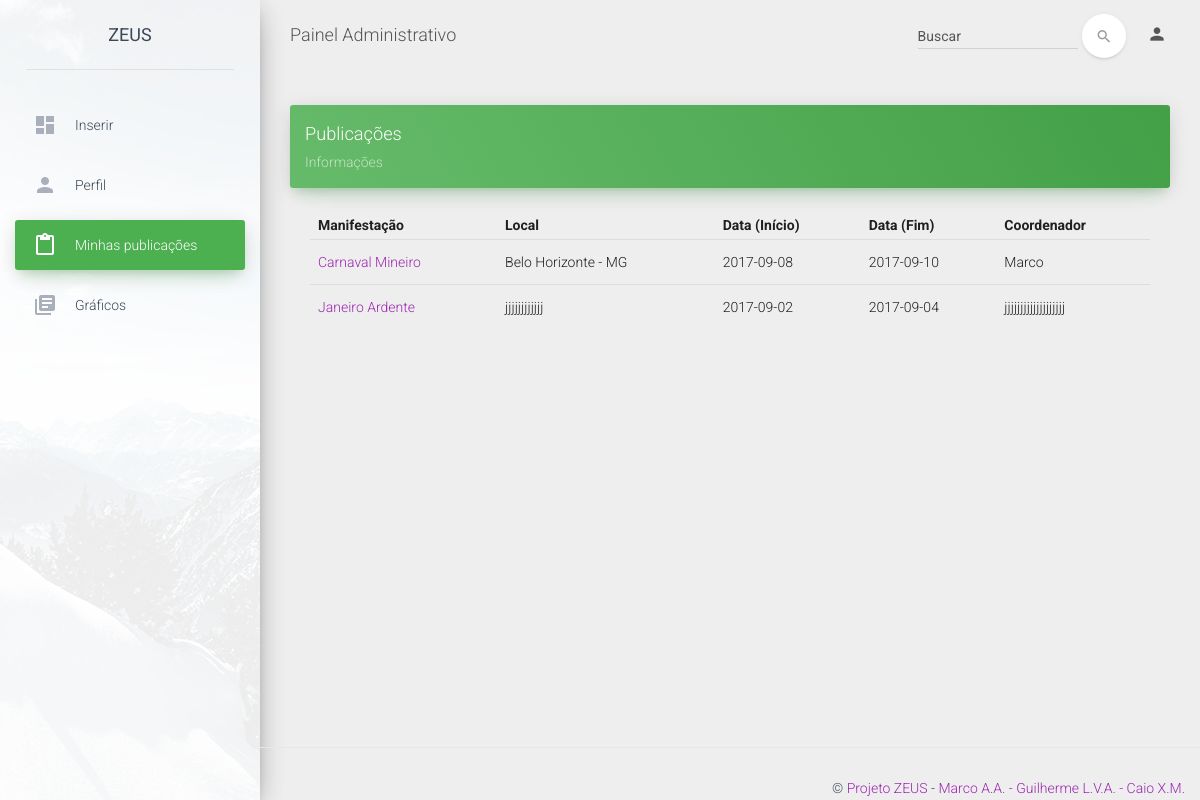
The page /zeta/dashboard/examples/table.php on the database its author committed.
### tables this page shows
CREATE TABLE `eventos` (
  `id` int(11) NOT NULL,
  `titulo` varchar(100) NOT NULL,
  `data_inicio` date DEFAULT NULL,
  `data_fim` date DEFAULT NULL,
  `autores` varchar(100) DEFAULT NULL,
  `localizacao` varchar(100) DEFAULT NULL,
  `resumo` text NOT NULL,
  `caracteristicas` varchar(200) DEFAULT NULL,
  `coordenador` varchar(100) DEFAULT NULL,
  `local_ensaio` varchar(100) DEFAULT NULL,
  `ponto_cultura` varchar(100) DEFAULT NULL,
  `informacoes` varchar(200) DEFAULT NULL,
  `usuario` int(11) DEFAULT NULL,
  `data_pub` date DEFAULT NULL
);

### zeta/dashboard/examples/table.php (the view, shortened to what this page needs)
<?php
	include_once "conexao.php";
	$query = $con->query("SELECT * FROM eventos");
?>
<!doctype html>
<html lang="pt-br">
<head>
    <link href="../assets/css/bootstrap.min.css" rel="stylesheet" />
    <link href="../assets/css/material-dashboard.css" rel="stylesheet"/>
    <link href="../assets/css/demo.css" rel="stylesheet" />
    <link href="http://maxcdn.bootstrapcdn.com/font-awesome/latest/css/font-awesome.min.css" rel="stylesheet">
</head>
<body>
	<div class="wrapper">
	    <div class="sidebar" data-color="green" data-image="../assets/img/sidebar-1.jpg">
			<div class="logo">
				<a href="#" class="simple-text">
					ZEUS
				</a>
			</div>
	    	<div class="sidebar-wrapper">
				<ul class="nav">
	                <li>
	                    <a href="index.php">
	                        <i class="material-icons">dashboard</i>
	                        <p>Inserir</p>
	                    </a>
	                </li>
	                <li>
	                    <a href="user.php">
	                        <i class="material-icons">person</i>
	                        <p>Perfil</p>
	                    </a>
	                </li>
	                <li class="active">
	                    <a href="table.php">
	                        <i class="material-icons">content_paste</i>
	                        <p>Minhas publicações</p>
	                    </a>
	                </li>
	                <li >
	                    <a href="graphics.php">
	                        <i class="material-icons">library_books</i>
	                        <p>Gráficos</p>
	                    </a>
	                </li>
	            </ul>
	    	</div>
		</div>
	    <div class="main-panel">
			<nav class="navbar navbar-transparent navbar-absolute">
				<div class="container-fluid">
					<div class="navbar-header">
						<a class="navbar-brand" href="#">Painel Administrativo</a>
					</div>
					<div class="collapse navbar-collapse">
						<ul class="nav navbar-nav navbar-right">
							<li>
								<a href="#pablo" class="dropdown-toggle" data-toggle="dropdown">
	 							   <i class="material-icons">person</i>
	 						   </a>
							</li>
						</ul>
						<form class="navbar-form navbar-right" role="search">
							<div class="form-group  is-empty">
	                        	<input type="text" class="form-control" placeholder="Buscar">
							</div>
							<button type="submit" class="btn btn-white btn-round btn-just-icon">
								<i class="material-icons">search</i><div class="ripple-container"></div>
							</button>
	                    </form>
					</div>
				</div>
			</nav>
	        <div class="content">
	            <div class="container-fluid">
	                <div class="row">
	                    <div class="col-md-12">
	                        <div class="card card-plain">
	                            <div class="card-header" data-background-color="green">
	                                <h4 class="title">Publicações</h4>
	                                <p class="category">Informações</p>
	                            </div>
	                            <div class="card-content table-responsive">
	                                <table class="table table-hover">
	                                    <thead>
	                                    	<th><strong>Manifestação</strong></th>
	                                    	<th><strong>Local</strong></th>
	                                    	<th><strong>Data (Início)</strong></th>
	                                    	<th><strong>Data (Fim)</strong></th>
	                                    	<th><strong>Coordenador</strong></th>
	                                    </thead>
	                                    <tbody>
	                                    <?php
	                                    	while($row = $query->fetch(PDO::FETCH_OBJ)){
	                                    		echo '
	                                        <tr>
	                                        	<td ><a href="update.php?p='.$row->id.'">'.$row->titulo.'</a></td>
	                                        	<td>'.$row->localizacao.'</td>
	                                        	<td>'.$row->data_inicio.'</td>
	                                        	<td>'.$row->data_fim.'</td>
	                                        	<td>'.$row->coordenador.'</td>
	                                        </tr>';
	                                    	}
	                                    ?>
	                                    </tbody>
	                                </table>
	                            </div>
	                        </div>
	                    </div>
	                </div>
	            </div>
	        </div>
	        <footer class="footer">
	            <div class="container-fluid">
	                <p class="copyright pull-right">
	                    &copy; <a href="#">Projeto ZEUS</a> -<a href="#"> Marco A.A. -</a><a href="#"> Guilherme L.V.A. - </a><a href="#">Caio X.M.</a>
	                </p>
	            </div>
	        </footer>
	    </div>
	</div>
</body>
</html>

### rows shown on the page
eventos: titulo "Carnaval Mineiro", localizacao "Belo Horizonte - MG", data_inicio "2017-09-08", data_fim "2017-09-10", coordenador "Marco"
eventos: titulo "Janeiro Ardente", localizacao "jjjjjjjjjjjj", data_inicio "2017-09-02", data_fim "2017-09-04", coordenador "jjjjjjjjjjjjjjjjjjj"
